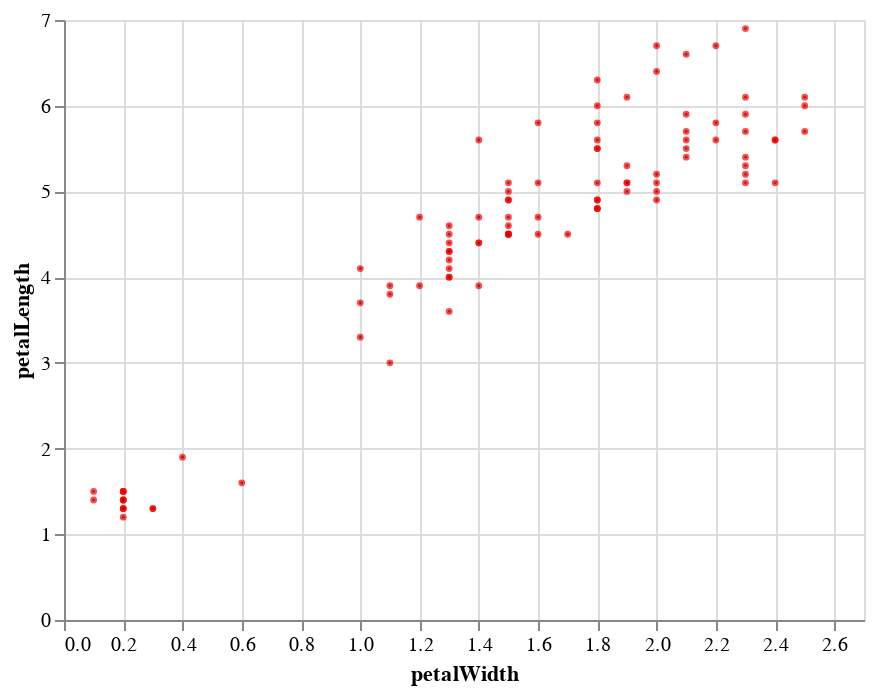

Here is the notebook cell this chart was saved with:
### Markdown cell above
## Basic Altair Renderer

### Code cell
alt.renderers.enable('default')
chart(mapd_expr.limit(100).execute())

### Figure 1 — Vega-Lite specification as saved in the notebook (floating-point values rounded to 4 significant figures)
{"$schema": "https://vega.github.io/schema/vega-lite/v2.4.1.json", "config": {"view": {"height": 300, "width": 400}}, "data": {"values": [{"petalLength": 4.2, "petalWidth": 1.3, "sepalLength": 5.7, "sepalWidth": 2.9, "species": "versicolor"}, {"petalLength": 4.3, "petalWidth": 1.3, "sepalLength": 6.2, "sepalWidth": 2.9, "species": "versicolor"}, {"petalLength": 3, "petalWidth": 1.1, "sepalLength": 5.1, "sepalWidth": 2.5, "species": "versicolor"}, {"petalLength": 4.1, "petalWidth": 1.3, "sepalLength": 5.7, "sepalWidth": 2.8, "species": "versicolor"}, {"petalLength": 5.5, "petalWidth": 2.1, "sepalLength": 6.8, "sepalWidth": 3, "species": "virginica"}, {"petalLength": 5, "petalWidth": 2, "sepalLength": 5.7, "sepalWidth": 2.5, "species": "virginica"}, {"petalLength": 5.1, "petalWidth": 2.4, "sepalLength": 5.8, "sepalWidth": 2.8, "species": "virginica"}, {"petalLength": 5.3, "petalWidth": 2.3, "sepalLength": 6.4, "sepalWidth": 3.2, "species": "virginica"}, {"petalLength": 6, "petalWidth": 2.5, "sepalLength": 6.3, "sepalWidth": 3.3, "species": "virginica"}, {"petalLength": 5.1, "petalWidth": 1.9, "sepalLength": 5.8, "sepalWidth": 2.7, "species": "virginica"}, {"petalLength": 5.9, "petalWidth": 2.1, "sepalLength": 7.1, "sepalWidth": 3, "species": "virginica"}, {"petalLength": 5.6, "petalWidth": 1.8, "sepalLength": 6.3, "sepalWidth": 2.9, "species": "virginica"}, {"petalLength": 5.5, "petalWidth": 1.8, "sepalLength": 6.5, "sepalWidth": 3, "species": "virginica"}, {"petalLength": 6.7, "petalWidth": 2.2, "sepalLength": 7.7, "sepalWidth": 3.8, "species": "virginica"}, {"petalLength": 6.9, "petalWidth": 2.3, "sepalLength": 7.7, "sepalWidth": 2.6, "species": "virginica"}, {"petalLength": 5, "petalWidth": 1.5, "sepalLength": 6, "sepalWidth": 2.2, "species": "virginica"}, {"petalLength": 5.8, "petalWidth": 2.2, "sepalLength": 6.5, "sepalWidth": 3, "species": "virginica"}, {"petalLength": 6.6, "petalWidth": 2.1, "sepalLength": 7.6, "sepalWidth": 3, "species": "virginica"}, {"petalLength": 4.5, "petalWidth": 1.7, "sepalLength": 4.9, "sepalWidth": 2.5, "species": "virginica"}, {"petalLength": 6.3, "petalWidth": 1.8, "sepalLength": 7.3, "sepalWidth": 2.9, "species": "virginica"}, {"petalLength": 5.6, "petalWidth": 2.1, "sepalLength": 6.4, "sepalWidth": 2.8, "species": "virginica"}, {"petalLength": 5.8, "petalWidth": 1.6, "sepalLength": 7.2, "sepalWidth": 3, "species": "virginica"}, {"petalLength": 5.7, "petalWidth": 2.3, "sepalLength": 6.9, "sepalWidth": 3.2, "species": "virginica"}, {"petalLength": 4.9, "petalWidth": 2, "sepalLength": 5.6, "sepalWidth": 2.8, "species": "virginica"}, {"petalLength": 6.7, "petalWidth": 2, "sepalLength": 7.7, "sepalWidth": 2.8, "species": "virginica"}, {"petalLength": 4.9, "petalWidth": 1.8, "sepalLength": 6.3, "sepalWidth": 2.7, "species": "virginica"}, {"petalLength": 6.1, "petalWidth": 1.9, "sepalLength": 7.4, "sepalWidth": 2.8, "species": "virginica"}, {"petalLength": 5.8, "petalWidth": 1.8, "sepalLength": 6.7, "sepalWidth": 2.5, "species": "virginica"}, {"petalLength": 6.1, "petalWidth": 2.5, "sepalLength": 7.2, "sepalWidth": 3.6, "species": "virginica"}, {"petalLength": 6.4, "petalWidth": 2, "sepalLength": 7.9, "sepalWidth": 3.8, "species": "virginica"}, {"petalLength": 5.7, "petalWidth": 2.5, "sepalLength": 6.7, "sepalWidth": 3.3, "species": "virginica"}, {"petalLength": 5.2, "petalWidth": 2.3, "sepalLength": 6.7, "sepalWidth": 3, "species": "virginica"}, {"petalLength": 5.1, "petalWidth": 2, "sepalLength": 6.5, "sepalWidth": 3.2, "species": "virginica"}, {"petalLength": 5, "petalWidth": 1.9, "sepalLength": 6.3, "sepalWidth": 2.5, "species": "virginica"}, {"petalLength": 5.3, "petalWidth": 1.9, "sepalLength": 6.4, "sepalWidth": 2.7, "species": "virginica"}, {"petalLength": 5.2, "petalWidth": 2, "sepalLength": 6.5, "sepalWidth": 3, "species": "virginica"}, {"petalLength": 5.7, "petalWidth": 2.1, "sepalLength": 6.7, "sepalWidth": 3.3, "species": "virginica"}, {"petalLength": 5.6, "petalWidth": 2.2, "sepalLength": 6.4, "sepalWidth": 2.8, "species": "virginica"}, {"petalLength": 6, "petalWidth": 1.8, "sepalLength": 7.2, "sepalWidth": 3.2, "species": "virginica"}, {"petalLength": 5.1, "petalWidth": 1.5, "sepalLength": 6.3, "sepalWidth": 2.8, "species": "virginica"}, {"petalLength": 4.8, "petalWidth": 1.8, "sepalLength": 6.2, "sepalWidth": 2.8, "species": "virginica"}, {"petalLength": 5.6, "petalWidth": 1.4, "sepalLength": 6.1, "sepalWidth": 2.6, "species": "virginica"}, {"petalLength": 4.9, "petalWidth": 1.8, "sepalLength": 6.1, "sepalWidth": 3, "species": "virginica"}, {"petalLength": 1.5, "petalWidth": 0.1, "sepalLength": 5.2, "sepalWidth": 4.1, "species": "setosa"}, {"petalLength": 6.1, "petalWidth": 2.3, "sepalLength": 7.7, "sepalWidth": 3, "species": "virginica"}, {"petalLength": 5.4, "petalWidth": 2.3, "sepalLength": 6.2, "sepalWidth": 3.4, "species": "virginica"}, {"petalLength": 3.6, "petalWidth": 1.3, "sepalLength": 5.6, "sepalWidth": 2.9, "species": "versicolor"}, {"petalLength": 1.4, "petalWidth": 0.2, "sepalLength": 5.5, "sepalWidth": 4.2, "species": "setosa"}, {"petalLength": 5.1, "petalWidth": 1.8, "sepalLength": 5.9, "sepalWidth": 3, "species": "virginica"}, {"petalLength": 4.4, "petalWidth": 1.4, "sepalLength": 6.7, "sepalWidth": 3.1, "species": "versicolor"}, {"petalLength": 1.5, "petalWidth": 0.2, "sepalLength": 4.9, "sepalWidth": 3.1, "species": "setosa"}, {"petalLength": 5.6, "petalWidth": 2.4, "sepalLength": 6.3, "sepalWidth": 3.4, "species": "virginica"}, {"petalLength": 4.5, "petalWidth": 1.5, "sepalLength": 5.6, "sepalWidth": 3, "species": "versicolor"}, {"petalLength": 5.5, "petalWidth": 1.8, "sepalLength": 6.4, "sepalWidth": 3.1, "species": "virginica"}, {"petalLength": 1.2, "petalWidth": 0.2, "sepalLength": 5, "sepalWidth": 3.2, "species": "setosa"}, {"petalLength": 4.8, "petalWidth": 1.8, "sepalLength": 6, "sepalWidth": 3, "species": "virginica"}, {"petalLength": 4.1, "petalWidth": 1, "sepalLength": 5.8, "sepalWidth": 2.7, "species": "versicolor"}, {"petalLength": 5.4, "petalWidth": 2.1, "sepalLength": 6.9, "sepalWidth": 3.1, "species": "virginica"}, {"petalLength": 1.5, "petalWidth": 0.2, "sepalLength": 5.3, "sepalWidth": 3.7, "species": "setosa"}, {"petalLength": 3.8, "petalWidth": 1.1, "sepalLength": 5.5, "sepalWidth": 2.4, "species": "versicolor"}, {"petalLength": 1.4, "petalWidth": 0.2, "sepalLength": 5, "sepalWidth": 3.3, "species": "setosa"}, {"petalLength": 4.7, "petalWidth": 1.4, "sepalLength": 7, "sepalWidth": 3.2, "species": "versicolor"}, {"petalLength": 4.5, "petalWidth": 1.5, "sepalLength": 6.4, "sepalWidth": 3.2, "species": "versicolor"}, {"petalLength": 5.6, "petalWidth": 2.4, "sepalLength": 6.7, "sepalWidth": 3.1, "species": "virginica"}, {"petalLength": 1.3, "petalWidth": 0.2, "sepalLength": 5.5, "sepalWidth": 3.5, "species": "setosa"}, {"petalLength": 5.1, "petalWidth": 2.3, "sepalLength": 6.9, "sepalWidth": 3.1, "species": "virginica"}, {"petalLength": 3.7, "petalWidth": 1, "sepalLength": 5.5, "sepalWidth": 2.4, "species": "versicolor"}, {"petalLength": 1.4, "petalWidth": 0.1, "sepalLength": 4.9, "sepalWidth": 3.6, "species": "setosa"}, {"petalLength": 3.9, "petalWidth": 1.2, "sepalLength": 5.8, "sepalWidth": 2.7, "species": "versicolor"}, {"petalLength": 1.3, "petalWidth": 0.2, "sepalLength": 4.4, "sepalWidth": 3, "species": "setosa"}, {"petalLength": 1.5, "petalWidth": 0.2, "sepalLength": 5.1, "sepalWidth": 3.4, "species": "setosa"}, {"petalLength": 5.1, "petalWidth": 1.6, "sepalLength": 6, "sepalWidth": 2.7, "species": "versicolor"}, {"petalLength": 4.9, "petalWidth": 1.5, "sepalLength": 6.9, "sepalWidth": 3.1, "species": "versicolor"}, {"petalLength": 4.5, "petalWidth": 1.5, "sepalLength": 6.2, "sepalWidth": 2.2, "species": "versicolor"}, {"petalLength": 5.1, "petalWidth": 1.9, "sepalLength": 5.8, "sepalWidth": 2.7, "species": "virginica"}, {"petalLength": 3.9, "petalWidth": 1.1, "sepalLength": 5.6, "sepalWidth": 2.5, "species": "versicolor"}, {"petalLength": 4, "petalWidth": 1.3, "sepalLength": 5.5, "sepalWidth": 2.3, "species": "versicolor"}, {"petalLength": 4.6, "petalWidth": 1.5, "sepalLength": 6.5, "sepalWidth": 2.8, "species": "versicolor"}, {"petalLength": 5.9, "petalWidth": 2.3, "sepalLength": 6.8, "sepalWidth": 3.2, "species": "virginica"}, {"petalLength": 4.5, "petalWidth": 1.3, "sepalLength": 5.7, "sepalWidth": 2.8, "species": "versicolor"}, {"petalLength": 4.8, "petalWidth": 1.8, "sepalLength": 5.9, "sepalWidth": 3.2, "species": "versicolor"}, {"petalLength": 1.3, "petalWidth": 0.3, "sepalLength": 5, "sepalWidth": 3.5, "species": "setosa"}, {"petalLength": 1.3, "petalWidth": 0.3, "sepalLength": 4.5, "sepalWidth": 2.3, "species": "setosa"}, {"petalLength": 4, "petalWidth": 1.3, "sepalLength": 6.1, "sepalWidth": 2.8, "species": "versicolor"}, {"petalLength": 1.3, "petalWidth": 0.2, "sepalLength": 4.4, "sepalWidth": 3.2, "species": "setosa"}, {"petalLength": 1.6, "petalWidth": 0.6, "sepalLength": 5, "sepalWidth": 3.5, "species": "setosa"}, {"petalLength": 4.5, "petalWidth": 1.5, "sepalLength": 5.4, "sepalWidth": 3, "species": "versicolor"}, {"petalLength": 4.7, "petalWidth": 1.6, "sepalLength": 6.3, "sepalWidth": 3.3, "species": "versicolor"}, {"petalLength": 4.5, "petalWidth": 1.6, "sepalLength": 6, "sepalWidth": 3.4, "species": "versicolor"}, {"petalLength": 4.7, "petalWidth": 1.5, "sepalLength": 6.7, "sepalWidth": 3.1, "species": "versicolor"}, {"petalLength": 4.4, "petalWidth": 1.3, "sepalLength": 6.3, "sepalWidth": 2.3, "species": "versicolor"}, {"petalLength": 4.9, "petalWidth": 1.5, "sepalLength": 6.3, "sepalWidth": 2.5, "species": "versicolor"}, {"petalLength": 4.7, "petalWidth": 1.2, "sepalLength": 6.1, "sepalWidth": 2.8, "species": "versicolor"}, {"petalLength": 3.3, "petalWidth": 1, "sepalLength": 4.9, "sepalWidth": 2.4, "species": "versicolor"}, {"petalLength": 4.6, "petalWidth": 1.3, "sepalLength": 6.6, "sepalWidth": 2.9, "species": "versicolor"}, {"petalLength": 3.9, "petalWidth": 1.4, "sepalLength": 5.2, "sepalWidth": 2.7, "species": "versicolor"}, {"petalLength": 4.3, "petalWidth": 1.3, "sepalLength": 6.4, "sepalWidth": 2.9, "species": "versicolor"}, {"petalLength": 4.4, "petalWidth": 1.4, "sepalLength": 6.6, "sepalWidth": 3, "species": "versicolor"}, {"petalLength": 1.4, "petalWidth": 0.2, "sepalLength": 5.1, "sepalWidth": 3.5, "species": "setosa"}, {"petalLength": 1.9, "petalWidth": 0.4, "sepalLength": 5.1, "sepalWidth": 3.8, "species": "setosa"}]}, "encoding": {"x": {"field": "petalWidth", "scale": {"domain": [0, 2.7], "range": "width"}, "type": "quantitative"}, "y": {"field": "petalLength", "scale": {"domain": [0, 7], "range": "height"}, "type": "quantitative"}}, "mark": {"color": "red", "fill": "black", "size": 2, "type": "point"}}
